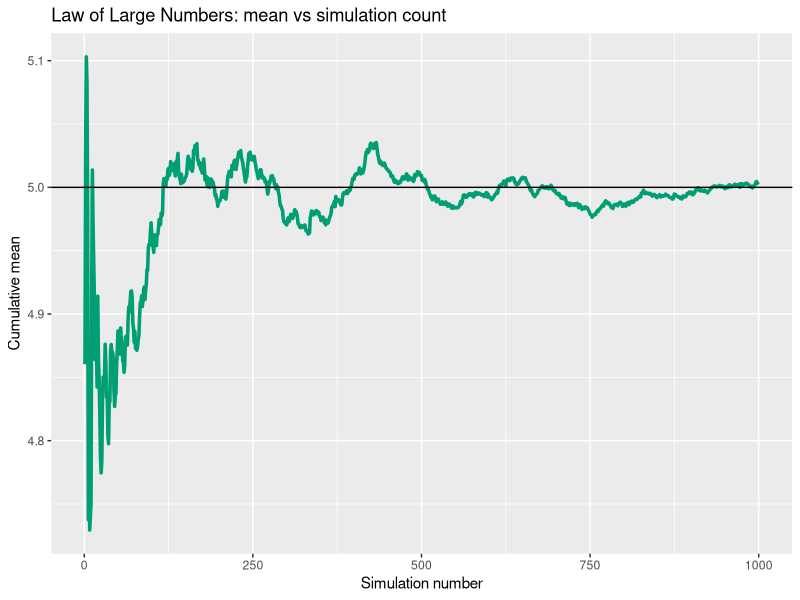
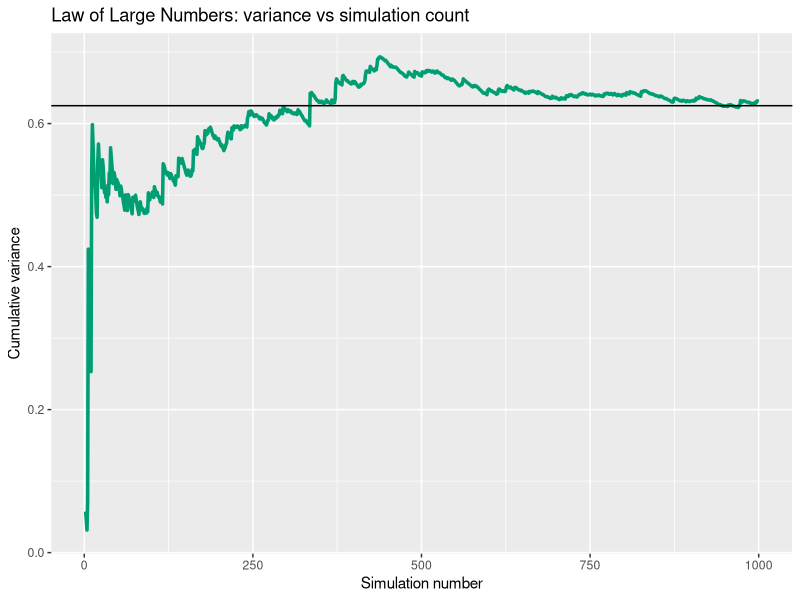

Write the R code that produced these figures, in order. (Note: this script raises an error after producing the figures.)
## ---- chunk 1
library(ggplot2)
lambda <- 0.2
N <- 1000
n <- 40
mean_theory <- 1/lambda
var_theory <- 1/(lambda*lambda)
var_theory_means <- var_theory/n
## ---- chunk 2
sim_means <- NULL
for (i in 1 : N){
    set.seed(i)
    sim_means <- c(sim_means, mean(rexp(n,lambda)))
}
mean_sim_means <- mean(sim_means)
var_sim_means <- var(sim_means)
## ---- chunk 3
cum_mean <- cumsum(sim_means)/(1:N)
ggplot() +
    aes(x = 1:N, y = cum_mean) +
    geom_line(colour="#009E73", lwd=1.2) + 
    geom_hline(aes(yintercept=mean_theory)) +
    labs(x = "Simulation number",
         y = "Cumulative mean",
         title = "Law of Large Numbers: mean vs simulation count")
## ---- chunk 4
sim_vars <- NULL
for (i in 1 : N){ sim_vars <- c(sim_vars, var(sim_means[1:i]))}
ggplot() +
    aes(x = 1:N, y = sim_vars) +
    geom_line(colour="#009E73", lwd=1.2) + 
    geom_hline(aes(yintercept=var_theory_means)) +
    labs(x = "Simulation number",
         y = "Cumulative variance",
         title = "Law of Large Numbers: variance vs simulation count")
## ---- chunk 5
ggplot() +
    aes(sim_means) +
    geom_histogram(aes(y=..density..),binwidth=0.1, colour='#E69F00', fill = '#E69F00', alpha = 0.5) +
    geom_density(lwd=1.2,colour='#E69F00') +
    geom_vline(aes(xintercept=mean_theory,
                   colour="Mean.Th",
                   linetype = "Mean.Th"),
               size = 1.5) +
    geom_vline(aes(xintercept=mean_sim_means,
                   colour="Mean.Sim",
                   linetype = "Mean.Sim"),
               size = 1.5,
               show.legend=TRUE) +
    scale_colour_manual(name="Labels",
                        values=c(Mean.Sim="#009E73",Mean.Th="black")) +
    scale_linetype_manual(name="Labels",
                          values=c(Mean.Sim="dashed",Mean.Th="solid"),
                          guide=FALSE)+
    stat_function(fun = dnorm,
                  size = 1.2,
                  args = list(mean = mean_theory, sd = sqrt(var_theory_means))) +
    labs(x = "Means",
         y = "Density",
         title = "Histogram of the means of exponential distribution simulations")
